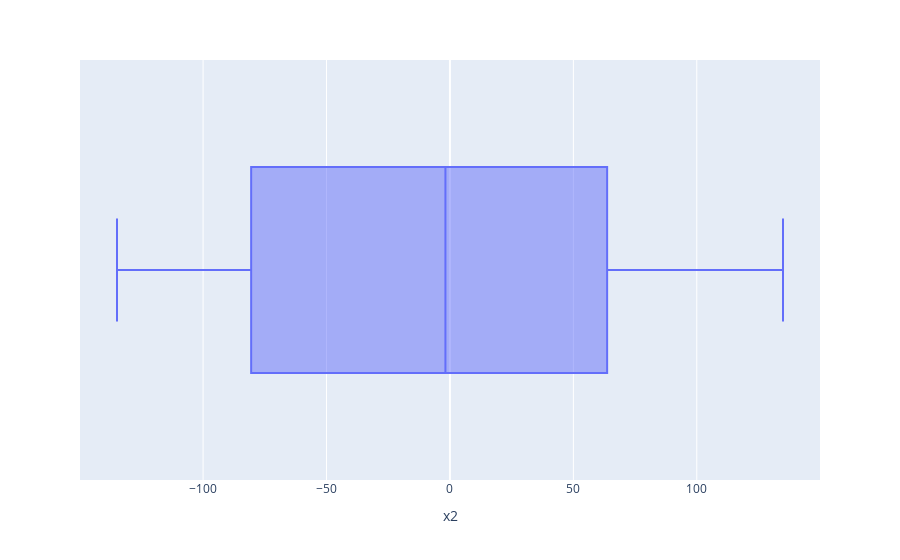

Write notebook code for a chart like this one.
### Code cell
px.box(data,'x2')
# after removal of outliers in x2 column

### Figure 1 — Plotly figure (JSON) as saved in the notebook; plotly's stock layout.template omitted (floating-point values rounded to 4 significant figures; data arrays with more than 128 entries replaced by an {"elided": "..."} marker saying what was removed)
{"data": [{"alignmentgroup": "True", "hovertemplate": "x2=%{x}<extra></extra>", "legendgroup": "", "marker": {"color": "#636efa"}, "name": "", "notched": false, "offsetgroup": "", "orientation": "h", "showlegend": false, "type": "box", "x": {"elided": "2217 float values"}, "x0": " ", "xaxis": "x", "y0": " ", "yaxis": "y"}], "layout": {"boxmode": "group", "legend": {"tracegroupgap": 0}, "margin": {"t": 60}, "xaxis": {"anchor": "y", "domain": [0, 1], "title": {"text": "x2"}}, "yaxis": {"anchor": "x", "domain": [0, 1]}}}
